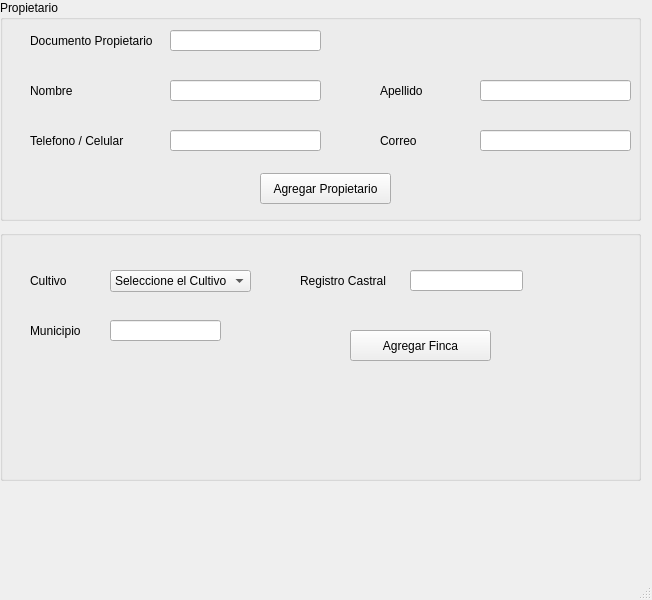
<?xml version="1.0" encoding="UTF-8"?>
<ui version="4.0">
 <class>MainWindow</class>
 <widget class="QMainWindow" name="MainWindow">
  <property name="geometry">
   <rect>
    <x>0</x>
    <y>0</y>
    <width>652</width>
    <height>600</height>
   </rect>
  </property>
  <property name="acceptDrops">
   <bool>false</bool>
  </property>
  <property name="windowTitle">
   <string>Administracion Vivero</string>
  </property>
  <widget class="QWidget" name="centralwidget">
   <widget class="QLabel" name="label">
    <property name="geometry">
     <rect>
      <x>30</x>
      <y>30</y>
      <width>131</width>
      <height>21</height>
     </rect>
    </property>
    <property name="text">
     <string>Documento Propietario</string>
    </property>
   </widget>
   <widget class="QLineEdit" name="lineEdit">
    <property name="geometry">
     <rect>
      <x>170</x>
      <y>30</y>
      <width>151</width>
      <height>21</height>
     </rect>
    </property>
   </widget>
   <widget class="QLineEdit" name="lineEdit_2">
    <property name="geometry">
     <rect>
      <x>170</x>
      <y>80</y>
      <width>151</width>
      <height>21</height>
     </rect>
    </property>
    <property name="text">
     <string/>
    </property>
   </widget>
   <widget class="QLabel" name="label_2">
    <property name="geometry">
     <rect>
      <x>30</x>
      <y>80</y>
      <width>131</width>
      <height>21</height>
     </rect>
    </property>
    <property name="text">
     <string>Nombre</string>
    </property>
   </widget>
   <widget class="QLineEdit" name="lineEdit_3">
    <property name="geometry">
     <rect>
      <x>170</x>
      <y>130</y>
      <width>151</width>
      <height>21</height>
     </rect>
    </property>
   </widget>
   <widget class="QLabel" name="label_3">
    <property name="geometry">
     <rect>
      <x>30</x>
      <y>130</y>
      <width>131</width>
      <height>21</height>
     </rect>
    </property>
    <property name="text">
     <string>Telefono / Celular</string>
    </property>
   </widget>
   <widget class="QLineEdit" name="lineEdit_4">
    <property name="geometry">
     <rect>
      <x>480</x>
      <y>80</y>
      <width>151</width>
      <height>21</height>
     </rect>
    </property>
    <property name="text">
     <string/>
    </property>
   </widget>
   <widget class="QLabel" name="label_4">
    <property name="geometry">
     <rect>
      <x>380</x>
      <y>80</y>
      <width>81</width>
      <height>21</height>
     </rect>
    </property>
    <property name="text">
     <string>Apellido</string>
    </property>
   </widget>
   <widget class="QLineEdit" name="lineEdit_5">
    <property name="geometry">
     <rect>
      <x>480</x>
      <y>130</y>
      <width>151</width>
      <height>21</height>
     </rect>
    </property>
    <property name="text">
     <string/>
    </property>
   </widget>
   <widget class="QLabel" name="label_5">
    <property name="geometry">
     <rect>
      <x>380</x>
      <y>130</y>
      <width>91</width>
      <height>21</height>
     </rect>
    </property>
    <property name="text">
     <string>Correo</string>
    </property>
   </widget>
   <widget class="QGroupBox" name="groupBox">
    <property name="geometry">
     <rect>
      <x>0</x>
      <y>0</y>
      <width>641</width>
      <height>221</height>
     </rect>
    </property>
    <property name="autoFillBackground">
     <bool>true</bool>
    </property>
    <property name="title">
     <string>Propietario</string>
    </property>
    <widget class="QPushButton" name="pushButton">
     <property name="geometry">
      <rect>
       <x>260</x>
       <y>173</y>
       <width>131</width>
       <height>31</height>
      </rect>
     </property>
     <property name="text">
      <string>Agregar Propietario</string>
     </property>
    </widget>
   </widget>
   <widget class="QGroupBox" name="groupBox_2">
    <property name="geometry">
     <rect>
      <x>0</x>
      <y>230</y>
      <width>641</width>
      <height>251</height>
     </rect>
    </property>
    <property name="autoFillBackground">
     <bool>true</bool>
    </property>
    <property name="title">
     <string/>
    </property>
    <widget class="QComboBox" name="comboBox">
     <property name="geometry">
      <rect>
       <x>110</x>
       <y>40</y>
       <width>141</width>
       <height>22</height>
      </rect>
     </property>
     <item>
      <property name="text">
       <string>Seleccione el Cultivo</string>
      </property>
     </item>
     <item>
      <property name="text">
       <string extracomment="Selecciones el cultivo">Papa</string>
      </property>
     </item>
     <item>
      <property name="text">
       <string>Yuca</string>
      </property>
     </item>
     <item>
      <property name="text">
       <string>Platano</string>
      </property>
     </item>
     <item>
      <property name="text">
       <string>Mora</string>
      </property>
     </item>
     <item>
      <property name="text">
       <string>Tomate</string>
      </property>
     </item>
     <item>
      <property name="text">
       <string>Otro</string>
      </property>
     </item>
    </widget>
    <widget class="QLabel" name="label_6">
     <property name="geometry">
      <rect>
       <x>30</x>
       <y>40</y>
       <width>49</width>
       <height>21</height>
      </rect>
     </property>
     <property name="text">
      <string>Cultivo</string>
     </property>
    </widget>
    <widget class="QLabel" name="label_7">
     <property name="geometry">
      <rect>
       <x>300</x>
       <y>40</y>
       <width>91</width>
       <height>21</height>
      </rect>
     </property>
     <property name="text">
      <string>Registro Castral</string>
     </property>
    </widget>
    <widget class="QLineEdit" name="lineEdit_6">
     <property name="geometry">
      <rect>
       <x>410</x>
       <y>40</y>
       <width>113</width>
       <height>21</height>
      </rect>
     </property>
    </widget>
    <widget class="QLabel" name="label_8">
     <property name="geometry">
      <rect>
       <x>30</x>
       <y>90</y>
       <width>61</width>
       <height>21</height>
      </rect>
     </property>
     <property name="text">
      <string>Municipio</string>
     </property>
    </widget>
    <widget class="QLineEdit" name="lineEdit_7">
     <property name="geometry">
      <rect>
       <x>110</x>
       <y>90</y>
       <width>111</width>
       <height>21</height>
      </rect>
     </property>
    </widget>
    <widget class="QPushButton" name="pushButton_2">
     <property name="geometry">
      <rect>
       <x>350</x>
       <y>100</y>
       <width>141</width>
       <height>31</height>
      </rect>
     </property>
     <property name="text">
      <string>Agregar Finca</string>
     </property>
    </widget>
   </widget>
   <zorder>groupBox</zorder>
   <zorder>groupBox_2</zorder>
   <zorder>label</zorder>
   <zorder>lineEdit</zorder>
   <zorder>lineEdit_2</zorder>
   <zorder>label_2</zorder>
   <zorder>lineEdit_3</zorder>
   <zorder>label_3</zorder>
   <zorder>lineEdit_4</zorder>
   <zorder>label_4</zorder>
   <zorder>lineEdit_5</zorder>
   <zorder>label_5</zorder>
  </widget>
  <widget class="QStatusBar" name="statusbar"/>
 </widget>
 <resources/>
 <connections/>
</ui>
